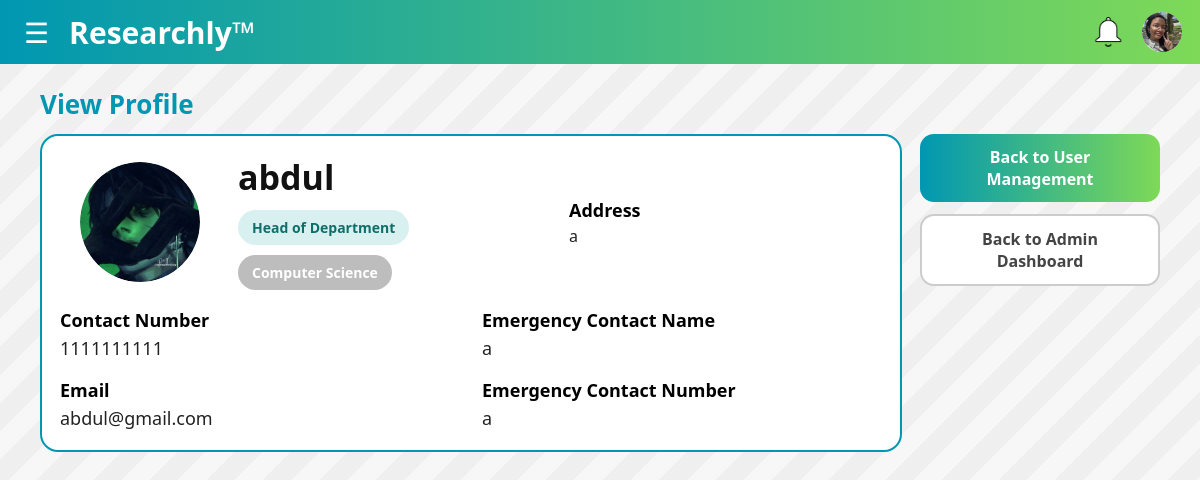
The app's page /admin/users/4beb92d5-3312-4c7f-866c-299ef1da96c6/profile (signed in) with its own data.
### main.py (models this page shows)
class UserProfile(db.Model):
    user_id = db.Column(db.String(36), db.ForeignKey('user.id'), primary_key=True)
    contact_number = db.Column(db.String(15), nullable=True)
    address = db.Column(db.String(100), nullable=True)
    emergency_contact_name = db.Column(db.String(80), nullable=True)
    emergency_contact_number = db.Column(db.String(15), nullable=True)
    profile_picture = db.Column(db.String(255), nullable=True)
    department_name = db.Column(db.String(80), nullable=True)
    expertise_tags = db.Column(db.String(255), nullable=True)
    role = db.Column(db.String(20), nullable=False, default="UNASSIGNED")
    created_at = db.Column(db.DateTime, default=lambda: datetime.now(timezone.utc), nullable=False)
    account_status = db.Column(db.String(15), nullable=False)

class User(db.Model, UserMixin):
    id = db.Column(db.String(36), primary_key=True, default=lambda: str(uuid.uuid4()))
    full_name = db.Column(db.String(80), nullable=False)
    email = db.Column(db.String(255), nullable=False, unique=True)
    password = db.Column(db.String(50), nullable=False)

### main.py (the view)
@app.route("/admin/users/<user_id>/profile")
@login_required
@admin_required
def admin_view_user_profile(user_id):
    user = User.query.get_or_404(user_id)
    target_prof = UserProfile.query.filter_by(user_id=user_id).first()
    admin_row = Admin.query.filter_by(user_id=user_id).first()
    hod_row = HOD.query.filter_by(user_id=user_id).first()
    reviewer_row = Reviewer.query.filter_by(user_id=user_id).first()
    researcher_row = Researcher.query.filter_by(user_id=user_id).first()
    prof = get_profile(current_user.id)
    return render_template(
        "admin_view_user_profile.html",
        user=user,
        target_prof=target_prof,
        admin_row=admin_row,
        hod_row=hod_row,
        reviewer_row=reviewer_row,
        researcher_row=researcher_row,
        prof=prof
    )

### main.py (called while the page is built)
@login_manager.user_loader
def load_user(user_id):
    return User.query.get(user_id)

def get_profile(user_id: str):
    return UserProfile.query.filter_by(user_id=user_id).first()

def is_admin_user(user: User) -> bool:
    prof = get_profile(user.id)
    return bool(prof and prof.account_status == "ACTIVE" and prof.role == "ADMIN")

def admin_required(fn):
    @wraps(fn)
    def wrapper(*args, **kwargs):
        if not current_user.is_authenticated:
            return login_manager.unauthorized()
        if not is_admin_user(current_user):
            abort(403)
        return fn(*args, **kwargs)
    return wrapper

@app.context_processor
def inject_profile():
    if current_user.is_authenticated:
        return {"prof": get_profile(current_user.id)}
    return {"prof": None}

### templates/admin_view_user_profile.html (shortened to what this page needs)
<!DOCTYPE html>
<html lang="en">
<head>
  <link rel="stylesheet" href="{{ url_for('static', filename='css/colors.css') }}">
  <link rel="stylesheet" href="{{ url_for('static', filename='css/admin_view_user_profile.css') }}">
</head>
<body>
  <header class="topbar">
    <div class="left">
      <button class="hamburger" type="button" aria-label="Menu">&#9776;</button>
      <div class="brand">Researchly™</div>
    </div>
    <div class="icons">
      <a href="{{ url_for('notifications') }}" class="icon bell" title="Notifications"></a>
      <a href="{{ url_for('view_profile') }}" class="icon user" title="Profile">
        {% if prof.profile_picture %}
          <img class="top-avatar"
            src="{{ url_for('static', filename='uploads/' ~ prof.profile_picture) }}"
            alt="Profile">
        {% else %}
          <span class="fallback-user">👤</span>
        {% endif %}
      </a>
    </div>
  </header>
  <main class="page">
    <h2 class="title">View Profile</h2>
    <div class="layout">
      <section class="profile-card">
        <div class="profile-top">
          <div class="avatar">
            <div class="avatar-circle">
              {% if target_prof and target_prof.profile_picture %}
                <img class="avatar-img"
                  src="{{ url_for('static', filename='uploads/' ~ target_prof.profile_picture) }}"
                  alt="Profile picture">
              {% else %}
                <div class="avatar-head"></div>
                <div class="avatar-body"></div>
              {% endif %}
            </div>
          </div>
          <div class="top-info">
            <div class="name">{{ user.full_name }}</div>
            <div class="badges">
              {% if target_prof and target_prof.role %}
                <span class="pill teal">
                  {{ "Head of Department" if target_prof.role == "HOD" else target_prof.role|capitalize }}
                </span>
              {% endif %}
              {% if target_prof and target_prof.role != "ADMIN" and target_prof.department_name %}
                <span class="pill pill-dept">{{ target_prof.department_name }}</span>
              {% endif %}
            </div>
          </div>
          <div class="address-block">
            <div class="label">Address</div>
            <div class="value">{{ target_prof.address or "-" }}</div>
          </div>
        </div>
        <div class="grid">
          <div class="col">
            <div class="label">Contact Number</div>
            <div class="value">{{ target_prof.contact_number or "-" }}</div>
            <div class="label" style="margin-top:18px;">Email</div>
            <div class="value">{{ user.email or "-" }}</div>
          </div>
          <div class="col">
            <div class="label">Emergency Contact Name</div>
            <div class="value">{{ target_prof.emergency_contact_name or "-" }}</div>
            <div class="label" style="margin-top:18px;">Emergency Contact Number</div>
            <div class="value">{{ target_prof.emergency_contact_number or "-" }}</div>
          </div>
        </div>
      </section>
      <aside class="actions">
        <a class="btn primary" href="{{ url_for('admin_users', status='ACTIVE') }}">Back to User Management</a>
        <a class="btn ghost" href="{{ url_for('admin_dashboard') }}">Back to Admin Dashboard</a>
      </aside>
    </div>
  </main>
</body>
</html>

### static/css/colors.css (style rules this page uses)
:root { --accent-1: #7ed957; --accent-2: #0097b2; --font-1: #28a5a8; }

### static/css/admin_view_user_profile.css (style rules this page uses)
html, body { height: 100%; }
body { margin: 0; overflow: hidden; background: #f7f7f7; }
.topbar { position: sticky; top: 0; z-index: 1000; }
.layout { height: calc(100vh - 64px); overflow: hidden; display: grid; grid-template-columns: 280px 1fr; transition: grid-template-columns 0.3s ease; }
* { box-sizing: border-box; font-family: "Segoe UI", Arial, sans-serif; }
body { margin: 0; background: #f7f7f7; }
.topbar { height: 64px; padding: 0 18px; display: flex; align-items: center; justify-content: space-between; background: linear-gradient(90deg, var(--accent-2), var(--accent-1)); color: #fff; }
.left { display: flex; align-items: center; gap: 14px; }
.hamburger { border: none; background: transparent; color: #fff; font-size: 28px; cursor: pointer; }
.brand { font-size: 30px; font-weight: 800; }
.icons { display:flex; gap:14px; align-items:center; }
.icon { width:40px; height:40px; display:inline-block; position:relative; }
.icon.bell { background-image:url('../img/white_bell.png'); background-size:contain; background-repeat:no-repeat; background-position:center; }
.icon.user { width: 40px; height: 40px; border-radius: 50%; overflow: hidden; display: inline-flex; align-items: center; justify-content: center; background: #fff; text-decoration: none; flex: 0 0 40px; }
.icon.user .top-avatar { width: 100%; height: 100%; object-fit: cover; display: block; }
.page { padding: 22px 24px 40px; background: repeating-linear-gradient( 135deg, rgba(0,0,0,0.03) 0, rgba(0,0,0,0.03) 20px, rgba(255,255,255,0.0) 20px, rgba(255,255,255,0.0) 40px ); min-height: calc(100vh - 64px); }
.title { margin: 0 auto 12px; max-width: 1120px; color: var(--accent-2); font-size: 26px; font-weight: 900; }
.layout { max-width: 1120px; margin: 0 auto; display: grid; grid-template-columns: 1fr 240px; gap: 18px; align-items: start; }
.profile-card { background: #fff; border-radius: 18px; border: 2px solid var(--accent-2); padding: 18px 18px 20px; }
.profile-top { display: grid; grid-template-columns: 160px 1fr 1fr; gap: 18px; align-items: center; }
.avatar { display:flex; justify-content:center; }
.avatar-circle { width: 120px; height: 120px; background:#e6e6e6; border-radius:50%; position:relative; overflow:hidden; }
.avatar-img { width: 100%; height: 100%; border-radius: 50%; object-fit: cover; display: block; }
.name { font-size: 34px; font-weight: 900; color: #111; margin-bottom: 10px; }
.badges { display:flex; gap:10px; flex-wrap:wrap; }
.pill { display: inline-flex; align-items: center; justify-content: center; white-space: nowrap; padding: 8px 14px; border-radius: 999px; font-weight: 900; font-size: 14px; }
.pill.teal { background: rgba(15,167,161,0.16); color: #0f6e6a; }
.pill-dept { background:#bdbdbd; color:#ffffff; }
.address-block .label { font-weight: 900; font-size: 18px; }
.address-block .value { color:#222; margin-top: 4px; line-height: 1.25; }
.grid { display: grid; grid-template-columns: 1fr 1fr; gap: 22px; margin-top: 18px; }
.col .label { font-weight: 900; font-size: 18px; }
.col .value { font-size: 18px; color: #222; margin-top: 4px; }
.actions { display: flex; flex-direction: column; gap: 12px; }
.btn { display: inline-block; padding: 12px 16px; border-radius: 14px; font-weight: 900; text-decoration: none; text-align: center; }
.btn.primary { background: linear-gradient(90deg, var(--accent-2), var(--accent-1)); color: #fff; }
.btn.ghost { background: #fff; border: 2px solid rgba(0,0,0,0.2); color: #444; }

### records on screen
UserProfile: profile_picture (picture)
UserProfile: profile_picture (picture), role "Head of Department", department_name "Computer Science", address "a", contact_number "1111111111", emergency_contact_name "a", emergency_contact_number "a"
User: full_name "abdul", email "abdul@gmail.com"
